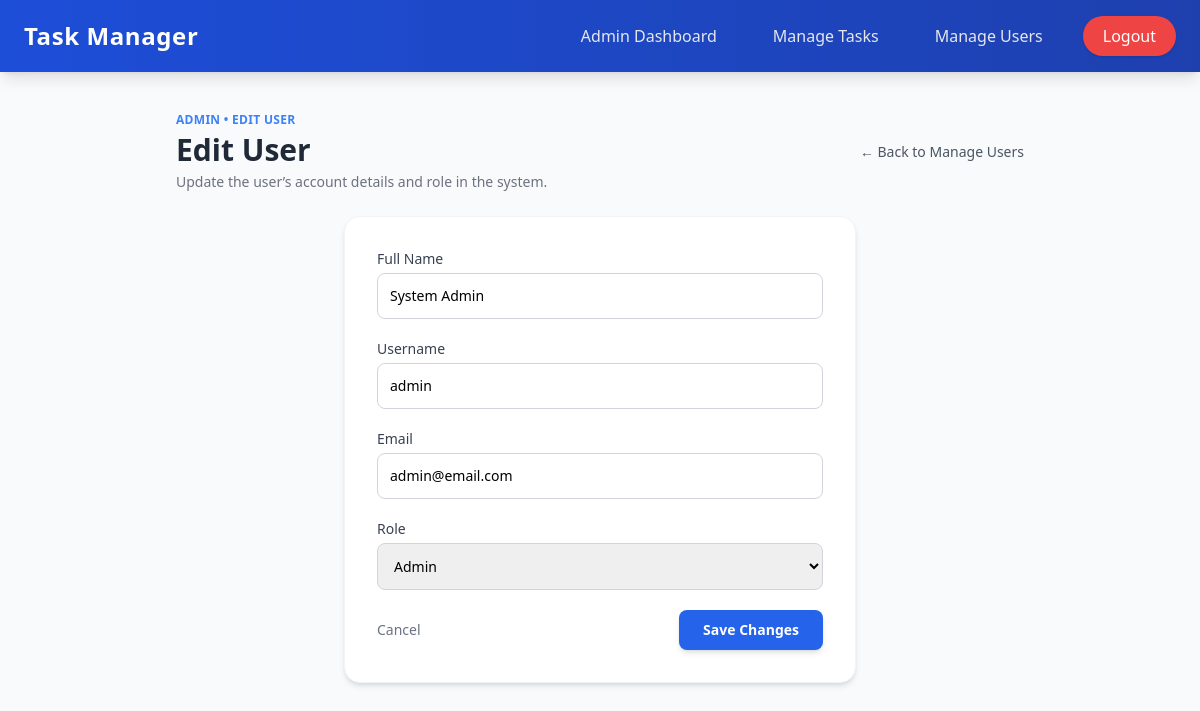
Page /admin/edit_user.php?id=3 (signed in) on the committed database.
### tables this page shows
CREATE TABLE `users` (
  `id` int(6) UNSIGNED NOT NULL,
  `username` varchar(50) NOT NULL,
  `email` varchar(100) NOT NULL,
  `password` varchar(255) NOT NULL,
  `role` enum('user','admin') DEFAULT 'user',
  `created_at` timestamp NOT NULL DEFAULT current_timestamp(),
  `name` varchar(255) DEFAULT NULL
);

### admin/edit_user.php (the view, shortened to what this page needs)
<?php
include('../includes/db.php');
$user_id = (int) $_GET['id'];
$sql  = "SELECT * FROM users WHERE id = ?";
$stmt = $conn->prepare($sql);
$stmt->bind_param("i", $user_id);
$stmt->execute();
$result = $stmt->get_result();
if ($result->num_rows > 0) {
    $user = $result->fetch_assoc();
} else {
    echo "User not found.";
    exit();
}
?>
<!DOCTYPE html>
<html lang="en">
<head>
    <script src="https://cdn.tailwindcss.com"></script>
    <link rel="stylesheet"
          href="https://cdnjs.cloudflare.com/ajax/libs/font-awesome/6.0.0-beta3/css/all.min.css">
</head>
<body class="bg-gray-50 min-h-screen">
    <?php include('../includes/navbar.php'); ?>
    <div class="max-w-4xl mx-auto px-6 pb-12">
        <header class="pt-10 pb-6 flex flex-col gap-3 sm:flex-row sm:items-center sm:justify-between">
            <div>
                <p class="text-xs uppercase tracking-wide text-blue-500 font-semibold mb-1">
                    Admin • Edit User
                </p>
                <h1 class="text-2xl sm:text-3xl font-bold text-gray-800">
                    Edit User
                </h1>
                <p class="text-sm text-gray-500 mt-1">
                    Update the user’s account details and role in the system.
                </p>
            </div>
            <a href="manage_users.php"
               class="inline-flex items-center gap-2 text-sm text-gray-600 hover:text-gray-800">
                ← Back to Manage Users
            </a>
        </header>
        <div class="max-w-lg bg-white p-8 shadow-md rounded-2xl border border-gray-100 mx-auto">
            <form action="edit_user.php?id=<?= (int) $user['id']; ?>" method="POST" class="space-y-5">
                <div>
                    <label for="name" class="block text-sm font-medium text-gray-700 mb-1">Full Name</label>
                    <input
                        type="text"
                        name="name"
                        id="name"
                        value="<?= htmlspecialchars($user['name']); ?>"
                        class="w-full p-3 border border-gray-300 rounded-lg text-sm focus:outline-none focus:ring-2 focus:ring-blue-500"
                        required
                    >
                </div>
                <div>
                    <label for="username" class="block text-sm font-medium text-gray-700 mb-1">Username</label>
                    <input
                        type="text"
                        name="username"
                        id="username"
                        value="<?= htmlspecialchars($user['username']); ?>"
                        class="w-full p-3 border border-gray-300 rounded-lg text-sm focus:outline-none focus:ring-2 focus:ring-blue-500"
                        required
                    >
                </div>
                <div>
                    <label for="email" class="block text-sm font-medium text-gray-700 mb-1">Email</label>
                    <input
                        type="email"
                        name="email"
                        id="email"
                        value="<?= htmlspecialchars($user['email']); ?>"
                        class="w-full p-3 border border-gray-300 rounded-lg text-sm focus:outline-none focus:ring-2 focus:ring-blue-500"
                        required
                    >
                </div>
                <div>
                    <label for="role" class="block text-sm font-medium text-gray-700 mb-1">Role</label>
                    <select
                        name="role"
                        id="role"
                        class="w-full p-3 border border-gray-300 rounded-lg text-sm focus:outline-none focus:ring-2 focus:ring-blue-500"
                        required
                    >
                        <option value="admin" <?= $user['role'] === 'admin' ? 'selected' : ''; ?>>
                            Admin
                        </option>
                    </select>
                </div>
                <div class="flex items-center justify-between mt-4">
                    <a href="manage_users.php"
                       class="text-sm text-gray-500 hover:text-gray-700">
                        Cancel
                    </a>
                    <button
                        type="submit"
                        class="bg-blue-600 hover:bg-blue-700 text-white px-6 py-2.5 rounded-lg text-sm font-semibold shadow-md transition">
                        Save Changes
                    </button>
                </div>
            </form>
        </div>
    </div>
</body>
</html>

### rows in the picture
users: name "System Admin", username "admin", email "admin@email.com", role "Admin"
